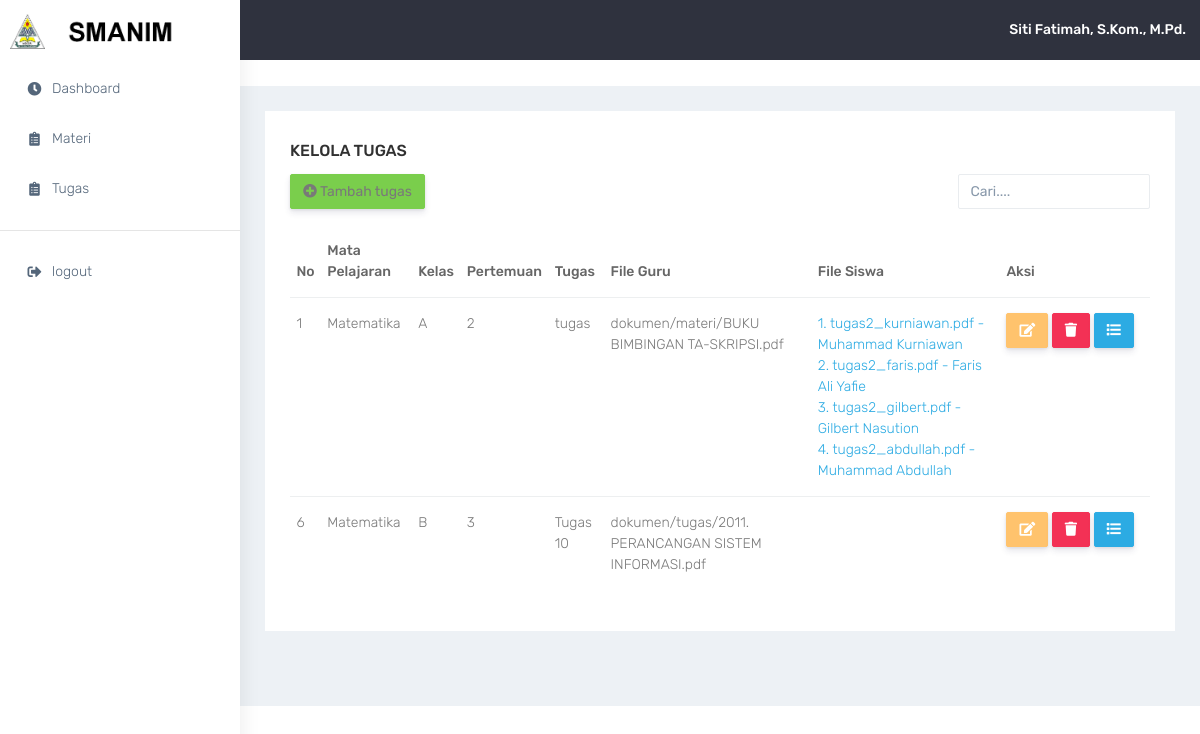
/guru/tugas.php (signed in), run on an earlier commit of the app's database.
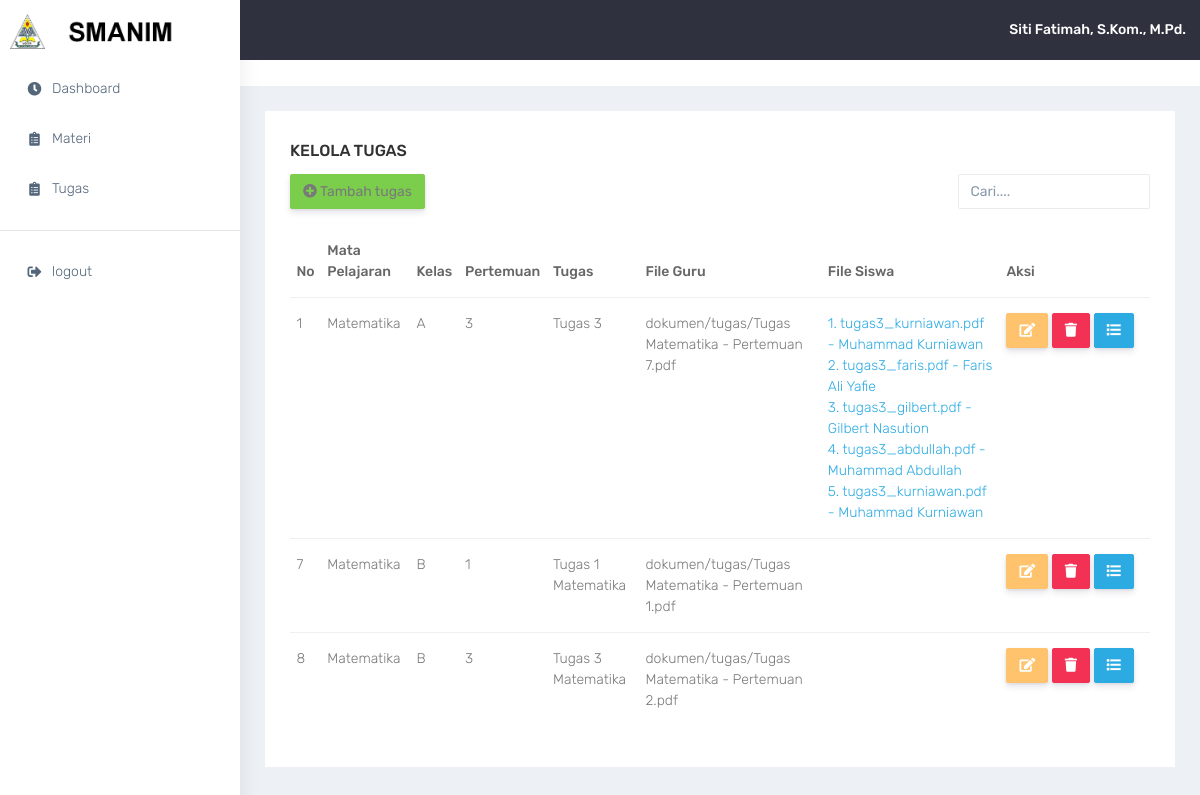
And on a later commit of the database.
### tables this page shows
CREATE TABLE `tbl_file` (
  `id_file` int(11) NOT NULL,
  `id_mapel` int(11) NOT NULL,
  `pertemuan` char(2) NOT NULL,
  `nama` varchar(100) NOT NULL,
  `tipe` enum('mod','tgs') NOT NULL,
  `file` varchar(255) NOT NULL,
  `tgl_tambah` date DEFAULT NULL,
  `tgl_ubah` date DEFAULT NULL
);

CREATE TABLE `tbl_mapel` (
  `id_mapel` int(11) NOT NULL,
  `id_user` int(11) NOT NULL,
  `mapel` varchar(100) NOT NULL,
  `kelas` char(1) NOT NULL
);

CREATE TABLE `tbl_tugas` (
  `id_tugas` int(11) NOT NULL,
  `id_user` int(11) NOT NULL,
  `id_mapel` int(11) NOT NULL,
  `pertemuan` char(2) NOT NULL,
  `tugas` varchar(100) NOT NULL,
  `tgl_up` date NOT NULL
);

CREATE TABLE `tbl_user` (
  `id_user` int(11) NOT NULL,
  `nama` varchar(100) NOT NULL,
  `jenkel` enum('L','P') NOT NULL,
  `tgl_lahir` date NOT NULL,
  `telp` varchar(13) NOT NULL,
  `kelas` char(1) DEFAULT NULL,
  `username` varchar(100) NOT NULL,
  `password` varchar(100) NOT NULL,
  `akses` enum('usr','gur','adm') NOT NULL
);

### session.php (called while the page is built, shortened)
<?php
  if(isset($_SESSION['akses'])){
    $idu = $_SESSION['id'];
  }else{
    header('location:login.php?stat=session_timeout');
    exit();
  }
?>

### guru/tugas.php (the view, shortened to what this page needs)
<?php
require_once('navbar.php');
?>
<div class="container-fluid">
    <div class="row">
        <div class="col-sm-12">
            <div class="white-box">
                <h3 class="box-title">Kelola Tugas</h3>
                <div class="row">
                    <div class="col-lg-9">
                        <a href="tambah-tugas.php" class="btn btn-success"><i class="fa fa-plus-circle"></i> Tambah tugas</a>
                    </div>
                    <div class="col-lg-3">
                        <form>
                            <div class="form-group">
                            <input type="text" class="form-control" id="exampleInputEmail1" aria-describedby="emailHelp" placeholder="Cari....">
                            </div>
                        </form>
                    </div>
                </div>
                <div class="table-responsive">
                    <table class="table">
                        <thead>
                            <tr>
                                <th class="border-top-0">No</th>
                                <th class="border-top-0">Mata Pelajaran</th>
                                <th class="border-top-0">Kelas</th>
                                <th class="border-top-0">Pertemuan</th>
                                <th class="border-top-0">Tugas</th>
                                <th class="border-top-0">File Guru</th>
                                <th class="border-top-0">File Siswa</th>
                                <th class="border-top-0" width="150px">Aksi</th>
                            </tr>
                        </thead>
                        <tbody>
                          <?php
                            $no = 1;
                            $sql = mysqli_query($con,"SELECT * FROM tbl_file a INNER JOIN tbl_mapel b ON b.id_mapel = a.id_mapel WHERE b.id_user = $idu AND a.tipe = 'tgs' ORDER BY b.kelas ASC, a.pertemuan ASC");
                            $sql2 = mysqli_query($con,"SELECT * FROM tbl_tugas a INNER JOIN tbl_mapel b ON b.id_mapel = a.id_mapel INNER JOIN tbl_user c ON c.id_user = a.id_user WHERE a.id_mapel=b.id_mapel");
                            while($data = mysqli_fetch_array($sql)){
                          ?>
                            <tr>
                                <td><?= $no ?></td>
                                <td><?= $data['mapel'] ?></td>
                                <td><?= $data['kelas'] ?></td>
                                <td><?= $data['pertemuan'] ?></td>
                                <td><?= $data['nama'] ?></td>
                                <td><?= $data['file'] ?></td>
                                <td><?php while ($data2 = mysqli_fetch_array($sql2)) { ?>
                                    <a href="download.php?kode=<?= $data2['id_tugas']; ?>"><?php echo $no.". ".substr($data2['tugas'],14)." - ".$data2['nama']; ?></a><br>
                                    <?php $no++; } ?>
                                </td>
                                <td width="150px">
                                    <a href="edit-tugas.php?kode=<?= $data['id_file'] ?>" class="btn btn-warning">
                                        <i class="fas fa-edit"></i>
                                    </a>
                                    <a href="del-tugas.php?kode=<?= $data['id_file'] ?>" class="btn btn-danger" onclick="return confirm('Apakah Anda Yakin?');">
                                        <i class="fas fa-trash"></i>
                                    </a>
                                    <a href="detail-tugas.php?kode=<?= $data['id_file'] ?>" class="btn btn-info">
                                        <i class="fas fa-list"></i>
                                    </a>
                                </td>
                            </tr>
                          <?php $no++; }?>
                        </tbody>
                    </table>
                </div>
            </div>
        </div>
    </div>
</div>

What changed in the data, as far as the page shows it:
removed tbl_file: id_mapel.mapel "Matematika", id_mapel.kelas "B", pertemuan "3", nama "Tugas 10", file "dokumen/tugas/2011. PERANCANGAN SISTEM INFORMASI.pdf"
added tbl_file: id_mapel.mapel "Matematika", id_mapel.kelas "A", pertemuan "3", nama "Tugas 3", file "dokumen/tugas/Tugas Matematika - Pertemuan 7.pdf", tbl_tugas (tugas "tugas3_kurniawan.pdf", id_user.nama "Muhammad Kurniawan"), tbl_tugas (tugas "tugas3_faris.pdf", id_user.nama "Faris Ali Yafie"), tbl_tugas (tugas "tugas3_gilbert.pdf", id_user.nama "Gilbert Nasution"), tbl_tugas (tugas "tugas3_abdullah.pdf", id_user.nama "Muhammad Abdullah")
added tbl_tugas: tugas "tugas3_kurniawan.pdf", id_user.nama "Muhammad Kurniawan", shown under "Matematika"
added tbl_file: id_mapel.mapel "Matematika", id_mapel.kelas "B", pertemuan "1", nama "Tugas 1 Matematika", file "dokumen/tugas/Tugas Matematika - Pertemuan 1.pdf"
changed tbl_file: id_mapel.kelas "A" → "B"; pertemuan "2" → "3"; nama "tugas" → "Tugas 3 Matematika"; file "dokumen/materi/BUKU BIMBINGAN TA-SKRIPSI.pdf" → "dokumen/tugas/Tugas Matematika - Pertemuan 2.pdf"; loses tbl_tugas (tugas "tugas2_kurniawan.pdf", id_user.nama "Muhammad Kurniawan"); loses tbl_tugas (tugas "tugas2_faris.pdf", id_user.nama "Faris Ali Yafie"); loses tbl_tugas (tugas "tugas2_gilbert.pdf", id_user.nama "Gilbert Nasution"); loses tbl_tugas (tugas "tugas2_abdullah.pdf", id_user.nama "Muhammad Abdullah")
